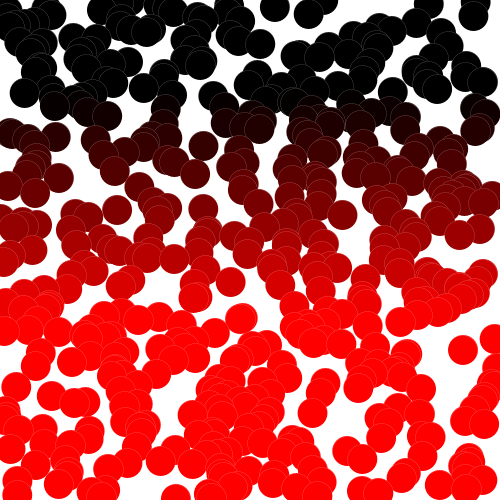
Frame 1 (no input)
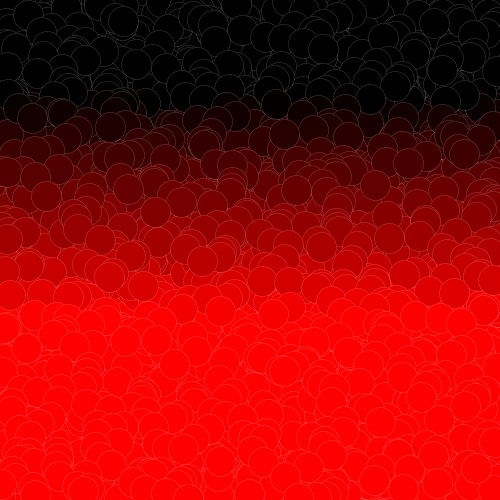
Frame 60 (the mouse pressed at the canvas centre just before this capture)
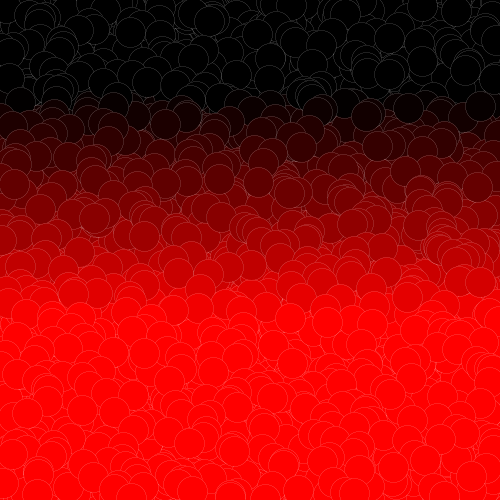
Frame 120 (the mouse held since frame 60 and released just before this capture)

The Processing sketch that drew these frames (run headless with seeded random() and noise(); from frame 60 on, the mouse is pressed at the canvas centre):

// Processing sketch: processing_58672
// ── processing_58672.pde

void setup (){ //criação do Set Up da composição

size (500,500); //definição do tamanho da composição
background (255); //definição da cor de fundo
smooth (); //serve para suavisar os elementos da composição
//noStroke (); //função que faz com que os elementos nao tenham contorno
frameRate (10); //definição do número de frames por segundo

}

void draw (){ //inicio da criação dos elementos da composição
  
  for (int i = 0; i < 500; i++){ //determina que a repetição dá-se 500 vezes começando em 0
    
    float X = random (0,500); //variável que atribui a X uma localização que vai de 100 a 400
    float Y = i; //variável de Y igual i
    
    float Hq = map (i, 100 , 700, 0, 700); //variavel que atribui um valor a H influenciado pelas repetições de i 

    
    fill (Hq,0,0); //preenchimento varia na escala de vermelhos
    stroke (255); //cor da linha de preenchimento
    strokeWeight (1/2); //espessura do outline
    ellipse (X, Y, 30, 30); //coordenadas dos quadrados
    
  }
  
}
